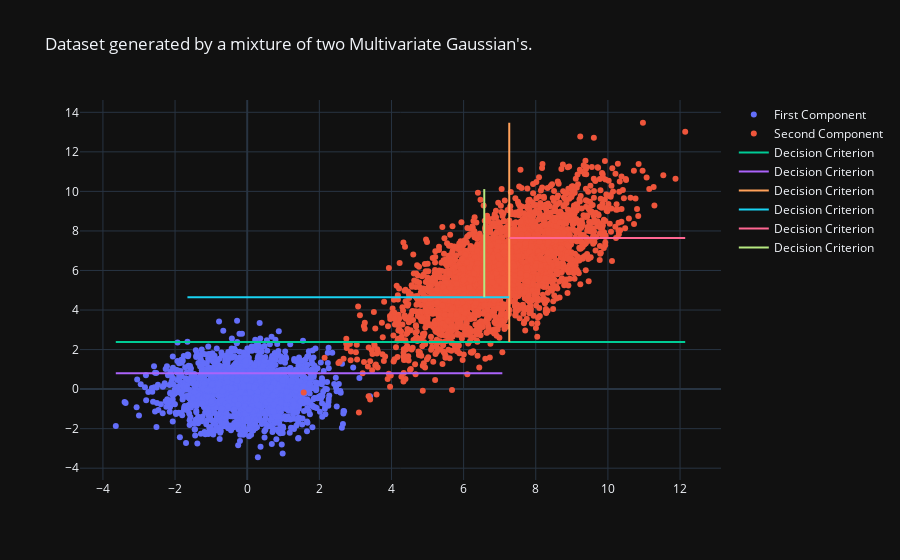

The cell this chart's notebook holds for it:
### Markdown cell above
Next, let's define, and fit the model. Plot the decision criteria and the resulting distribution.

### Code cell
variables = infer_variables_from_dataframe(dataset, scale_continuous_types=False, min_likelihood_improvement=0.01)
model = TutorialJPT(variables, min_impurity_improvement=0.05, min_samples_leaf=500)
model.fig = fig
model.fit(dataset)
model.fig.show()

### Figure 1 — Plotly figure (JSON) as saved in the notebook; plotly's stock layout.template omitted (floating-point values rounded to 4 significant figures; data arrays with more than 128 entries replaced by an {"elided": "..."} marker saying what was removed)
{"data": [{"mode": "markers", "name": "First Component", "x": {"elided": "2000 float values"}, "y": {"elided": "2000 float values"}, "type": "scatter"}, {"mode": "markers", "name": "Second Component", "x": {"elided": "3000 float values"}, "y": {"elided": "3000 float values"}, "type": "scatter"}, {"mode": "lines", "name": "Decision Criterion", "x": [-3.643, 12.14], "y": [2.382, 2.382], "type": "scatter"}, {"mode": "lines", "name": "Decision Criterion", "x": [-3.643, 7.073], "y": [0.7984, 0.7984], "type": "scatter"}, {"mode": "lines", "name": "Decision Criterion", "x": [7.265, 7.265], "y": [2.383, 13.47], "type": "scatter"}, {"mode": "lines", "name": "Decision Criterion", "x": [-1.657, 7.265], "y": [4.651, 4.651], "type": "scatter"}, {"mode": "lines", "name": "Decision Criterion", "x": [7.265, 12.14], "y": [7.646, 7.646], "type": "scatter"}, {"mode": "lines", "name": "Decision Criterion", "x": [6.572, 6.572], "y": [4.651, 10.12], "type": "scatter"}], "layout": {"title": {"text": "Dataset generated by a mixture of two Multivariate Gaussian's."}}}
